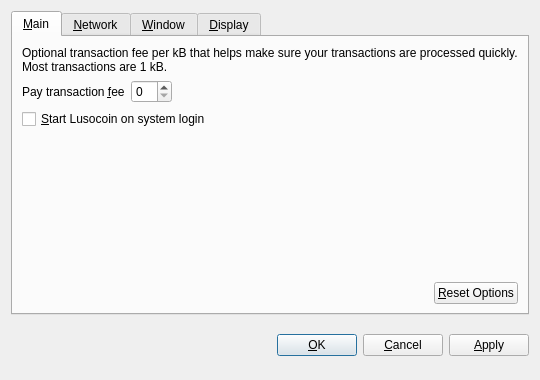
<?xml version="1.0" encoding="UTF-8"?>
<ui version="4.0">
 <class>OptionsDialog</class>
 <widget class="QDialog" name="OptionsDialog">
  <property name="geometry">
   <rect>
    <x>0</x>
    <y>0</y>
    <width>540</width>
    <height>380</height>
   </rect>
  </property>
  <property name="windowTitle">
   <string>Options</string>
  </property>
  <property name="modal">
   <bool>true</bool>
  </property>
  <layout class="QVBoxLayout" name="verticalLayout">
   <item>
    <widget class="QTabWidget" name="tabWidget">
     <property name="tabPosition">
      <enum>QTabWidget::North</enum>
     </property>
     <property name="currentIndex">
      <number>0</number>
     </property>
     <widget class="QWidget" name="tabMain">
      <attribute name="title">
       <string>&amp;Main</string>
      </attribute>
      <layout class="QVBoxLayout" name="verticalLayout_Main">
       <item>
        <widget class="QLabel" name="transactionFeeInfoLabel">
         <property name="text">
          <string>Optional transaction fee per kB that helps make sure your transactions are processed quickly. Most transactions are 1 kB.</string>
         </property>
         <property name="textFormat">
          <enum>Qt::PlainText</enum>
         </property>
         <property name="wordWrap">
          <bool>true</bool>
         </property>
        </widget>
       </item>
       <item>
        <layout class="QHBoxLayout" name="horizontalLayout_1_Main">
         <item>
          <widget class="QLabel" name="transactionFeeLabel">
           <property name="text">
            <string>Pay transaction &amp;fee</string>
           </property>
           <property name="textFormat">
            <enum>Qt::PlainText</enum>
           </property>
           <property name="buddy">
            <cstring>transactionFee</cstring>
           </property>
          </widget>
         </item>
         <item>
          <widget class="LusocoinAmountField" name="transactionFee"/>
         </item>
         <item>
          <spacer name="horizontalSpacer_1_Main">
           <property name="orientation">
            <enum>Qt::Horizontal</enum>
           </property>
           <property name="sizeHint" stdset="0">
            <size>
             <width>40</width>
             <height>20</height>
            </size>
           </property>
          </spacer>
         </item>
        </layout>
       </item>
       <item>
        <widget class="QCheckBox" name="lusocoinAtStartup">
         <property name="toolTip">
          <string>Automatically start Lusocoin after logging in to the system.</string>
         </property>
         <property name="text">
          <string>&amp;Start Lusocoin on system login</string>
         </property>
        </widget>
       </item>
       <item>
        <spacer name="verticalSpacer_Main">
         <property name="orientation">
          <enum>Qt::Vertical</enum>
         </property>
         <property name="sizeHint" stdset="0">
          <size>
           <width>20</width>
           <height>40</height>
          </size>
         </property>
        </spacer>
       </item>
       <item>
        <layout class="QHBoxLayout" name="horizontalLayout_2_Main">
         <item>
          <spacer name="horizontalSpacer_2_Main">
           <property name="orientation">
            <enum>Qt::Horizontal</enum>
           </property>
           <property name="sizeHint" stdset="0">
            <size>
             <width>40</width>
             <height>20</height>
            </size>
           </property>
          </spacer>
         </item>
         <item>
          <widget class="QPushButton" name="resetButton">
           <property name="toolTip">
            <string>Reset all client options to default.</string>
           </property>
           <property name="text">
            <string>&amp;Reset Options</string>
           </property>
           <property name="autoDefault">
            <bool>false</bool>
           </property>
          </widget>
         </item>
        </layout>
       </item>
      </layout>
     </widget>
     <widget class="QWidget" name="tabNetwork">
      <attribute name="title">
       <string>&amp;Network</string>
      </attribute>
      <layout class="QVBoxLayout" name="verticalLayout_Network">
       <item>
        <widget class="QCheckBox" name="mapPortUpnp">
         <property name="toolTip">
          <string>Automatically open the Lusocoin client port on the router. This only works when your router supports UPnP and it is enabled.</string>
         </property>
         <property name="text">
          <string>Map port using &amp;UPnP</string>
         </property>
        </widget>
       </item>
       <item>
        <widget class="QCheckBox" name="connectSocks">
         <property name="toolTip">
          <string>Connect to the Lusocoin network through a SOCKS proxy (e.g. when connecting through Tor).</string>
         </property>
         <property name="text">
          <string>&amp;Connect through SOCKS proxy:</string>
         </property>
        </widget>
       </item>
       <item>
        <layout class="QHBoxLayout" name="horizontalLayout_Network">
         <item>
          <widget class="QLabel" name="proxyIpLabel">
           <property name="text">
            <string>Proxy &amp;IP:</string>
           </property>
           <property name="textFormat">
            <enum>Qt::PlainText</enum>
           </property>
           <property name="buddy">
            <cstring>proxyIp</cstring>
           </property>
          </widget>
         </item>
         <item>
          <widget class="QValidatedLineEdit" name="proxyIp">
           <property name="maximumSize">
            <size>
             <width>140</width>
             <height>16777215</height>
            </size>
           </property>
           <property name="toolTip">
            <string>IP address of the proxy (e.g. 127.0.0.1)</string>
           </property>
          </widget>
         </item>
         <item>
          <widget class="QLabel" name="proxyPortLabel">
           <property name="text">
            <string>&amp;Port:</string>
           </property>
           <property name="textFormat">
            <enum>Qt::PlainText</enum>
           </property>
           <property name="buddy">
            <cstring>proxyPort</cstring>
           </property>
          </widget>
         </item>
         <item>
          <widget class="QLineEdit" name="proxyPort">
           <property name="maximumSize">
            <size>
             <width>55</width>
             <height>16777215</height>
            </size>
           </property>
           <property name="toolTip">
            <string>Port of the proxy (e.g. 9050)</string>
           </property>
          </widget>
         </item>
         <item>
          <widget class="QLabel" name="socksVersionLabel">
           <property name="text">
            <string>SOCKS &amp;Version:</string>
           </property>
           <property name="textFormat">
            <enum>Qt::PlainText</enum>
           </property>
           <property name="buddy">
            <cstring>socksVersion</cstring>
           </property>
          </widget>
         </item>
         <item>
          <widget class="QValueComboBox" name="socksVersion">
           <property name="toolTip">
            <string>SOCKS version of the proxy (e.g. 5)</string>
           </property>
          </widget>
         </item>
         <item>
          <spacer name="horizontalSpacer_Network">
           <property name="orientation">
            <enum>Qt::Horizontal</enum>
           </property>
           <property name="sizeHint" stdset="0">
            <size>
             <width>40</width>
             <height>20</height>
            </size>
           </property>
          </spacer>
         </item>
        </layout>
       </item>
       <item>
        <spacer name="verticalSpacer_Network">
         <property name="orientation">
          <enum>Qt::Vertical</enum>
         </property>
         <property name="sizeHint" stdset="0">
          <size>
           <width>20</width>
           <height>40</height>
          </size>
         </property>
        </spacer>
       </item>
      </layout>
     </widget>
     <widget class="QWidget" name="tabWindow">
      <attribute name="title">
       <string>&amp;Window</string>
      </attribute>
      <layout class="QVBoxLayout" name="verticalLayout_Window">
       <item>
        <widget class="QCheckBox" name="minimizeToTray">
         <property name="toolTip">
          <string>Show only a tray icon after minimizing the window.</string>
         </property>
         <property name="text">
          <string>&amp;Minimize to the tray instead of the taskbar</string>
         </property>
        </widget>
       </item>
       <item>
        <widget class="QCheckBox" name="minimizeOnClose">
         <property name="toolTip">
          <string>Minimize instead of exit the application when the window is closed. When this option is enabled, the application will be closed only after selecting Quit in the menu.</string>
         </property>
         <property name="text">
          <string>M&amp;inimize on close</string>
         </property>
        </widget>
       </item>
       <item>
        <spacer name="verticalSpacer_Window">
         <property name="orientation">
          <enum>Qt::Vertical</enum>
         </property>
         <property name="sizeHint" stdset="0">
          <size>
           <width>20</width>
           <height>40</height>
          </size>
         </property>
        </spacer>
       </item>
      </layout>
     </widget>
     <widget class="QWidget" name="tabDisplay">
      <attribute name="title">
       <string>&amp;Display</string>
      </attribute>
      <layout class="QVBoxLayout" name="verticalLayout_Display">
       <item>
        <layout class="QHBoxLayout" name="horizontalLayout_1_Display">
         <item>
          <widget class="QLabel" name="langLabel">
           <property name="text">
            <string>User Interface &amp;language:</string>
           </property>
           <property name="textFormat">
            <enum>Qt::PlainText</enum>
           </property>
           <property name="buddy">
            <cstring>lang</cstring>
           </property>
          </widget>
         </item>
         <item>
          <widget class="QValueComboBox" name="lang">
           <property name="toolTip">
            <string>The user interface language can be set here. This setting will take effect after restarting Lusocoin.</string>
           </property>
          </widget>
         </item>
        </layout>
       </item>
       <item>
        <layout class="QHBoxLayout" name="horizontalLayout_2_Display">
         <item>
          <widget class="QLabel" name="unitLabel">
           <property name="text">
            <string>&amp;Unit to show amounts in:</string>
           </property>
           <property name="textFormat">
            <enum>Qt::PlainText</enum>
           </property>
           <property name="buddy">
            <cstring>unit</cstring>
           </property>
          </widget>
         </item>
         <item>
          <widget class="QValueComboBox" name="unit">
           <property name="toolTip">
            <string>Choose the default subdivision unit to show in the interface and when sending coins.</string>
           </property>
          </widget>
         </item>
        </layout>
       </item>
       <item>
        <widget class="QCheckBox" name="displayAddresses">
         <property name="toolTip">
          <string>Whether to show Lusocoin addresses in the transaction list or not.</string>
         </property>
         <property name="text">
          <string>&amp;Display addresses in transaction list</string>
         </property>
        </widget>
       </item>
       <item>
        <spacer name="verticalSpacer_Display">
         <property name="orientation">
          <enum>Qt::Vertical</enum>
         </property>
         <property name="sizeHint" stdset="0">
          <size>
           <width>20</width>
           <height>40</height>
          </size>
         </property>
        </spacer>
       </item>
      </layout>
     </widget>
    </widget>
   </item>
   <item>
    <layout class="QHBoxLayout" name="horizontalLayout_Buttons">
     <item>
      <spacer name="horizontalSpacer_1">
       <property name="orientation">
        <enum>Qt::Horizontal</enum>
       </property>
       <property name="sizeHint" stdset="0">
        <size>
         <width>40</width>
         <height>48</height>
        </size>
       </property>
      </spacer>
     </item>
     <item>
      <widget class="QLabel" name="statusLabel">
       <property name="font">
        <font>
         <weight>75</weight>
         <bold>true</bold>
        </font>
       </property>
       <property name="text">
        <string/>
       </property>
       <property name="textFormat">
        <enum>Qt::PlainText</enum>
       </property>
       <property name="wordWrap">
        <bool>true</bool>
       </property>
      </widget>
     </item>
     <item>
      <spacer name="horizontalSpacer_2">
       <property name="orientation">
        <enum>Qt::Horizontal</enum>
       </property>
       <property name="sizeHint" stdset="0">
        <size>
         <width>40</width>
         <height>48</height>
        </size>
       </property>
      </spacer>
     </item>
     <item>
      <widget class="QPushButton" name="okButton">
       <property name="text">
        <string>&amp;OK</string>
       </property>
      </widget>
     </item>
     <item>
      <widget class="QPushButton" name="cancelButton">
       <property name="text">
        <string>&amp;Cancel</string>
       </property>
       <property name="autoDefault">
        <bool>false</bool>
       </property>
      </widget>
     </item>
     <item>
      <widget class="QPushButton" name="applyButton">
       <property name="text">
        <string>&amp;Apply</string>
       </property>
       <property name="autoDefault">
        <bool>false</bool>
       </property>
      </widget>
     </item>
    </layout>
   </item>
  </layout>
 </widget>
 <customwidgets>
  <customwidget>
   <class>LusocoinAmountField</class>
   <extends>QSpinBox</extends>
   <header>lusocoinamountfield.h</header>
  </customwidget>
  <customwidget>
   <class>QValueComboBox</class>
   <extends>QComboBox</extends>
   <header>qvaluecombobox.h</header>
  </customwidget>
  <customwidget>
   <class>QValidatedLineEdit</class>
   <extends>QLineEdit</extends>
   <header>qvalidatedlineedit.h</header>
  </customwidget>
 </customwidgets>
 <resources/>
 <connections/>
</ui>
